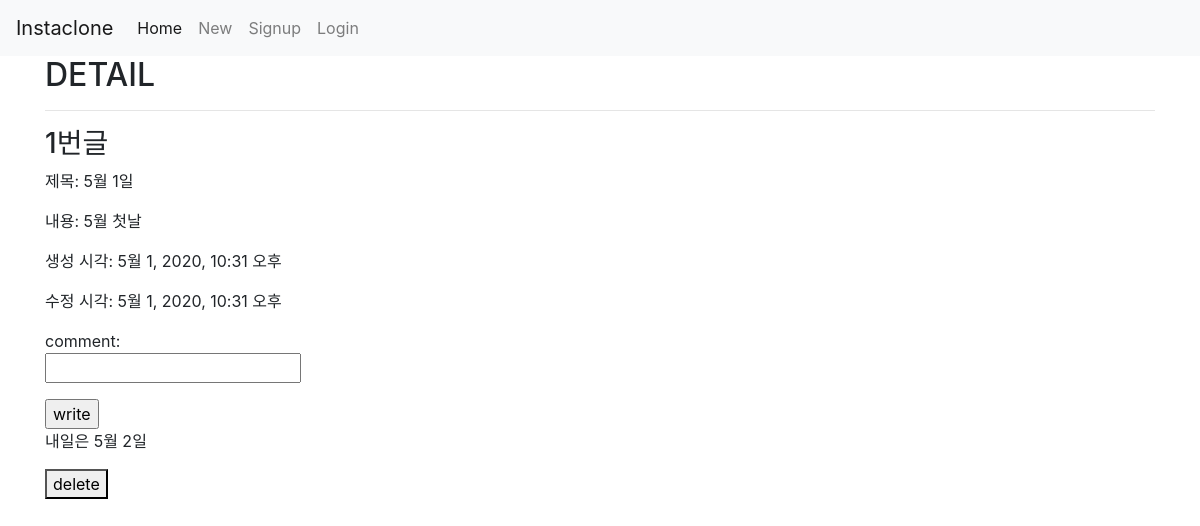
Screenshot of /community/1/ with the database file from the repository.
### community/models.py (models this page shows)
class Article(models.Model):
    title = models.CharField(max_length=100)
    content = models.TextField()
    created_at = models.DateTimeField(auto_now_add=True)
    updated_at = models.DateTimeField(auto_now=True)
    user = models.ForeignKey(settings.AUTH_USER_MODEL, on_delete=models.CASCADE)
    like_users = models.ManyToManyField(
        settings.AUTH_USER_MODEL,
        related_name='like_articles'
    )

class Comment(models.Model):
    content = models.CharField(max_length=200)
    created_at = models.DateTimeField(auto_now_add=True)
    updated_at = models.DateTimeField(auto_now=True)
    article = models.ForeignKey(Article, on_delete=models.CASCADE)
    user = models.ForeignKey(settings.AUTH_USER_MODEL, on_delete=models.CASCADE)

### community/views.py (the view)
# urls.py: path('<article_pk>/', views.detail, name='detail'),
def detail(request, article_pk):
    article = get_object_or_404(Article, pk=article_pk)
    comment_form = CommentForm()
    context = {
        'article': article,
        'comment_form': comment_form,
    }
    return render(request, 'community/detail.html', context)

### community/forms.py
class CommentForm(forms.ModelForm):
    class Meta:
        model = Comment
        fields = ['content']

### community/templates/community/detail.html (shortened to what this page needs)
{% extends 'base.html' %}
{% block body %}
	<h2>DETAIL</h2>
	<hr>
	<h3>{{ article.pk }}번글</h3>
	<p>제목: {{ article.title }}</p>
	<p>내용: {{ article.content }}</p>
	<p>생성 시각: {{ article.created_at }}</p>
	<p>수정 시각: {{ article.updated_at }}</p>
	<form action="{% url 'community:comments_create' article.pk %}" method="POST">
        <p>comment:<br>{{ comment_form.content }}</p>
        <input type="submit" value="write">
    </form>
    {% for comment in article.comment_set.all %}
        <p>{{ comment.content }}</p>
        <form action="{% url 'community:comments_delete' article.pk comment.pk %}" method="POST">
        	<button>delete</button>
        </form>
    {% endfor %}
{% endblock %}

### rows the page displays
Article: pk "1", title "5월 1일", content "5월 첫날", created_at "5월 1, 2020, 10:31 오후", updated_at "5월 1, 2020, 10:31 오후"
Comment: content "내일은 5월 2일"
